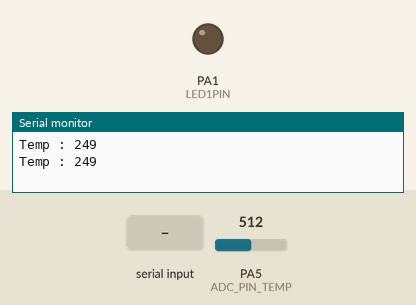
This program was run on a simulated ATmega32, built with avr-gcc and emulated at 8 MHz. On the bench: output pins drawn as LEDs (lit = HIGH), the last lines printed to the serial monitor. The test bench sets the inputs (shaded band); at power-on: PA5 (ADC_PIN_TEMP) = 512.

Above: at 1.2 s.
1.3 s: "A" received over Serial
At 3.2 s:
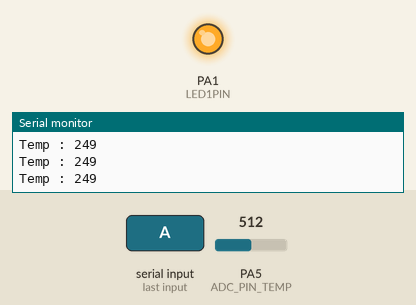
3.5 s: "B" received over Serial
At 4.7 s:
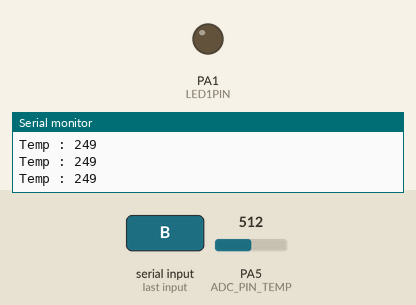
Timing chart, 0 to 6.5 s (numbered marks = the images above; inputs shaded):
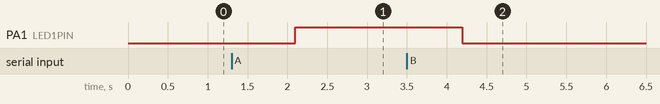

Measured:
- after the input at 1.3 s, PA1 (LED1PIN): LOW → HIGH after 0.80 s
- after the input at 3.5 s, PA1 (LED1PIN): HIGH → LOW after 0.70 s

The program:

main.c
```c
#include "../MCAL/F89_UART.h"
#include "util/delay.h"
#include "../HAL/F90_Temperature.h"
#include "stdio.h"
#include "string.h"
#include "../HAL/F91_Leds.h"
#include "../Service_Layer/Services_layers.h"
int main ()
{
	F89_void_UART_Init(9600);

	F91_void_InitLeds(LED1PIN);

	char data [100];
	for(;;)
	{

		int Temp = F90_int_Temp_Read();

		memset(data , 0 , sizeof(data));

		sprintf(data,"Temp : %d\r\n" , Temp);

		F89_void_UART_String(data);

		_delay_ms(1000);

		unsigned char data = 0 ;

		F89_void_UART_Read(&data);

		if(data == 'A')
		{
			F91_void_WriteLeds(LED1PIN , HIGH);
		}
		else if(data == 'B')
		{
			F91_void_WriteLeds(LED1PIN , LOW);

		}


	}
	return 0;
}
```

F91_Queue.c
```c
#include "F91_Queue.h"


queue_t Uart_queue;


void F91_void_enqueue(unsigned char data)
{
	if(!F91_int_isfull())
	{
		Uart_queue.arr[Uart_queue.tail++] = data;
		Uart_queue.size ++;
		Uart_queue.tail %= QUEUE_SIZE;
	}
}

void F91_void_dequeue(unsigned char *data)
{
	if(!F91_int_isempty())
	{
		*data = Uart_queue.arr[Uart_queue.head++] ;
		Uart_queue.size --;
		Uart_queue.head %= QUEUE_SIZE;
	}

}


int F91_int_isfull()
{
	return (Uart_queue.head == Uart_queue.tail) && (Uart_queue.size == QUEUE_SIZE);
}

int F91_int_isempty()
{
	return (Uart_queue.head == Uart_queue.tail) && (Uart_queue.size == 0);
}

int F91_int_getsize()
{
	return Uart_queue.size ;
}
```

F91_Queue.h
```c
/*
 * F91_Queue.h
 *
 *  Created on: Oct 2, 2018
 *      Author: root
 */

#ifndef F91_QUEUE_H_
#define F91_QUEUE_H_

#define QUEUE_SIZE 	100

typedef struct queue
{
	unsigned char arr[QUEUE_SIZE];
	int head;
	int tail;
	int size;
}queue_t;


void F91_void_enqueue(unsigned char data);
void F91_void_dequeue(unsigned char *data);
int F91_int_isfull();
int F91_int_isempty();
int F91_int_getsize();


#endif /* F91_QUEUE_H_ */
```

Services_layers.h
```c
/*
 * Services_layers.h
 *
 *  Created on: Aug 29, 2018
 *      Author: root
 */

#ifndef SERVICES_LAYERS_H_
#define SERVICES_LAYERS_H_
enum
{
	INPUT,
	OUTPUT
};

enum
{
	LOW,
	HIGH
};


enum
{
	ERROR = -1
};

#endif /* SERVICES_LAYERS_H_ */
```

F90_Temperature.c
```c
#include "../MCAL/F91_ADC.h"
#include "F90_Temperature.h"


float F90_int_Temp_Read()
{
	float temp = F91_int_ADC_Read(ADC_PIN_TEMP);
	return (temp * 4.88)/10;
}
```

F90_Temperature.h
```c
/*
 * F90_Temperature.h
 *
 *  Created on: Sep 15, 2018
 *      Author: root
 */

#ifndef F90_TEMPERATURE_H_
#define F90_TEMPERATURE_H_

enum
{
	ADC_PIN_TEMP = 5

};

float F90_int_Temp_Read();


#endif /* F90_TEMPERATURE_H_ */
```

F91_Leds.c
```c
#include "../MCAL/F91_DIO.h"
#include "F91_Leds.h"
#include "../Service_Layer/Services_layers.h"

void F91_void_InitLeds(int led_number)
{
	switch (led_number)
	{
	case LED1PIN:
		F91_void_DIO_Initpin(LED1PORT , LED1PIN , OUTPUT);
		break;
	case LED2PIN:
		F91_void_DIO_Initpin(LED2PORT , LED2PIN , OUTPUT);
		break;
	case LED3PIN:
		F91_void_DIO_Initpin(LED3PORT , LED3PIN , OUTPUT);
		break;
	case LED4PIN:
		F91_void_DIO_Initpin(LED4PORT , LED4PIN , OUTPUT);
		break;
	}
}


void F91_void_WriteLeds(int led_number , int dir)
{
	switch (led_number)
	{
	case LED1PIN:
		if(dir)
		{
		F91_void_DIO_Writpin(LED1PORT , LED1PIN , HIGH);
		}else
		{
		F91_void_DIO_Writpin(LED1PORT , LED1PIN , LOW);
		}
		break;
	case LED2PIN:
		if(dir)
		{
		F91_void_DIO_Writpin(LED2PORT , LED2PIN , HIGH);
		}else
		{
		F91_void_DIO_Writpin(LED2PORT , LED2PIN , LOW);
		}
		break;
	case LED3PIN:
		if(dir)
		{
		F91_void_DIO_Writpin(LED3PORT , LED3PIN , HIGH);
		}else
		{
		F91_void_DIO_Writpin(LED3PORT , LED3PIN , LOW);
		}
		break;
	case LED4PIN:
		if(dir)
		{
		F91_void_DIO_Writpin(LED4PORT , LED4PIN , HIGH);
		}else
		{
		F91_void_DIO_Writpin(LED4PORT , LED4PIN , LOW);
		}
		break;
	}
}
```

F91_Leds.h
```c
/*
 * F91_Leds.h
 *
 *  Created on: Aug 29, 2018
 *      Author: root
 */

#ifndef F91_LEDS_H_
#define F91_LEDS_H_

#include <avr/io.h>

enum
{
	LED1PIN=PA1,
	LED2PIN=PA2,
	LED3PIN=PC6,
	LED4PIN=PC7
};

enum
{
	LED1PORT='A',
	LED2PORT='A',
	LED3PORT='C',
	LED4PORT='C'
};


void F91_void_InitLeds(int led_number);
void F91_void_WriteLeds(int led_number , int dir);


#endif /* F91_LEDS_H_ */
```

F89_UART.c
```c
#include "F89_UART.h"
#include <avr/io.h>
#include <avr/interrupt.h>
#include "../Service_Layer/F91_Queue.h"

void F89_void_UART_Init(unsigned long baud)
{

	unsigned long baudrate = (F_CPU/(16 * baud)) - 1;

	UBRRL =(unsigned char) baudrate;
	UBRRH =(unsigned char) (baudrate >> 8);
	UCSRB = (1 << RXEN) | (1 << TXEN) | (1 << RXCIE);
	UCSRC = (1 << URSEL ) | (1 << UCSZ1) | ( 1 << UCSZ0);
	sei();


}
void F89_void_UART_Write(unsigned char data)
{
	while (! (UCSRA & (1 << UDRE)));
	UDR = data;
}


void F89_void_UART_String( char *data)
{
	int index = 0;
	while (data[index] != 0)
	{
		F89_void_UART_Write(data[index]);
		index ++ ;

	}
}

void F89_void_UART_Read(unsigned char *data)
{
	F91_void_dequeue(data);
}

void F89_void_UART_Read_String(unsigned char *str)
{
	int index = 0;
	for(index = 0 ; F91_int_getsize() ; index ++)
	{

	}
}

ISR(USART_RXC_vect)
{
	F91_void_enqueue(UDR);
}
```

F89_UART.h
```c
/*
 * F89_UART.h
 *
 *  Created on: Oct 12, 2018
 *      Author: root
 */

#ifndef F89_UART_H_
#define F89_UART_H_


void F89_void_UART_Init(unsigned long baud);
void F89_void_UART_Write(unsigned char data);
void F89_void_UART_Read(unsigned char *data);
void F89_void_UART_String( char *data);
void F89_void_UART_Read_String(unsigned char *str);
void F89_void_UART_Read(unsigned char *data);


#endif /* F89_UART_H_ */
```

F91_ADC.c
```c
#include <avr/io.h>
#include "F91_ADC.h"
#include "../MCAL/F91_DIO.h"

void F91_void_ADC_Init(char Mux)
{
	ADMUX = (1 << REFS0) | Mux;
	ADCSRA = (1 << ADEN) |(1 << ADPS1) | (1 << ADPS2)| (1 << ADPS0);
}


int F91_int_ADC_Read(char mux)
{
	F91_void_ADC_Init(mux);
	ADCSRA |=  (1 << ADSC) ;

	while(!(F91_READBIT(ADCSRA, ADIF)));
	F91_SETBIT(ADCSRA, ADIF);

	return ADC;

}
```

F91_ADC.h
```c
/*
 * F91_ADC.h
 *
 *  Created on: Sep 10, 2018
 *      Author: root
 */

#ifndef F91_ADC_H_
#define F91_ADC_H_
void F91_void_ADC_Init(char Mux);

int F91_int_ADC_Read(char mux);


#endif /* F91_ADC_H_ */
```

F91_DIO.c
```c
#include <avr/io.h>
#include "F91_DIO.h"

void F91_void_DIO_Initpin(char port ,int number , int Dir)
{

	switch(port)
	{
	case 'A':
	case 'a':
		if(Dir)
		{
			F91_SETBIT(DDRA , number);
		}else
		{
			F91_CLEARBIT(DDRA , number);
		}
		break;
	case 'B':
	case 'b':
		if(Dir)
		{
			F91_SETBIT(DDRB , number);
		}else
		{
			F91_CLEARBIT(DDRB , number);
		}
		break;
	case 'D':
	case 'd':
		if(Dir)
		{
			F91_SETBIT(DDRD , number);
		}else
		{
			F91_CLEARBIT(DDRD , number);
		}
		break;
	case 'C':
	case 'c':
		if(Dir)
		{
			F91_SETBIT(DDRC , number);
		}else
		{
			F91_CLEARBIT(DDRC , number);
		}
		break;

	}
}

void F91_void_DIO_Writpin(char port ,int number , int Dir)
{

	switch(port)
	{
	case 'A':
	case 'a':
		if(Dir)
		{
			F91_SETBIT(PORTA , number);
		}else
		{
			F91_CLEARBIT(PORTA , number);
		}
		break;
	case 'B':
	case 'b':
		if(Dir)
		{
			F91_SETBIT(PORTB , number);
		}else
		{
			F91_CLEARBIT(PORTB , number);
		}
		break;
	case 'D':
	case 'd':
		if(Dir)
		{
			F91_SETBIT(PORTD , number);
		}else
		{
			F91_CLEARBIT(PORTD , number);
		}
		break;
	case 'C':
	case 'c':
		if(Dir)
		{
			F91_SETBIT(PORTC , number);
		}else
		{
			F91_CLEARBIT(PORTC , number);
		}
		break;

	}
}


void F91_void_DIO_InitPort(unsigned char port , char value)
{

	switch(port)
	{
	case 'A':
	case 'a':
		DDRA = value;
		break;
	case 'B':
	case 'b':
		DDRB = value;
		break;
	case 'D':
	case 'd':
		DDRD = value;

		break;
	case 'C':
	case 'c':
		DDRC = value;

		break;

	}
}
void F91_void_DIO_WritePort(unsigned char port , char value)
{

	switch(port)
	{
	case 'A':
	case 'a':
		PORTA = value;
		break;
	case 'B':
	case 'b':
		PORTB = value;
		break;
	case 'D':
	case 'd':
		PORTD = value;

		break;
	case 'C':
	case 'c':
		PORTC = value;

		break;

	}
}

char F91_char_DIO_Readpin(char port , char number)
{
	switch(port)
	{
	case 'A':
	case 'a':
		return F91_READBIT(PINA , number);
		break;
	case 'B':
	case 'b':
		return F91_READBIT(PINB , number);
		break;
	case 'D':
	case 'd':
		return F91_READBIT(PIND , number);
		break;
	case 'C':
	case 'c':
		return F91_READBIT(PINC , number);
		break;

	}
	return 0;
}
```

F91_DIO.h
```c
/*
 * F91_DIO.h
 *
 *  Created on: Aug 28, 2018
 *      Author: root
 */

#ifndef F91_DIO_H_
#define F91_DIO_H_

#define F91_SETBIT(portname , pinnumber) (portname |= (1 << pinnumber))
#define F91_CLEARBIT(portname , pinnumber) (portname &= ~(1 << pinnumber))
#define F91_TOGGLEBIT(portname , pinnumber) (portname ^= (1 << pinnumber))
#define F91_READBIT(portname , pinnumber) (portname & (1 << pinnumber))


void F91_void_DIO_Initpin(char port ,int number , int Dir);
void F91_void_DIO_Writpin(char port ,int number , int Dir);
void F91_void_DIO_InitPort(unsigned char port , char value);
void F91_void_DIO_WritePort(unsigned char port , char value);
char F91_char_DIO_Readpin(char port , char number);

#endif /* F91_DIO_H_ */
```
